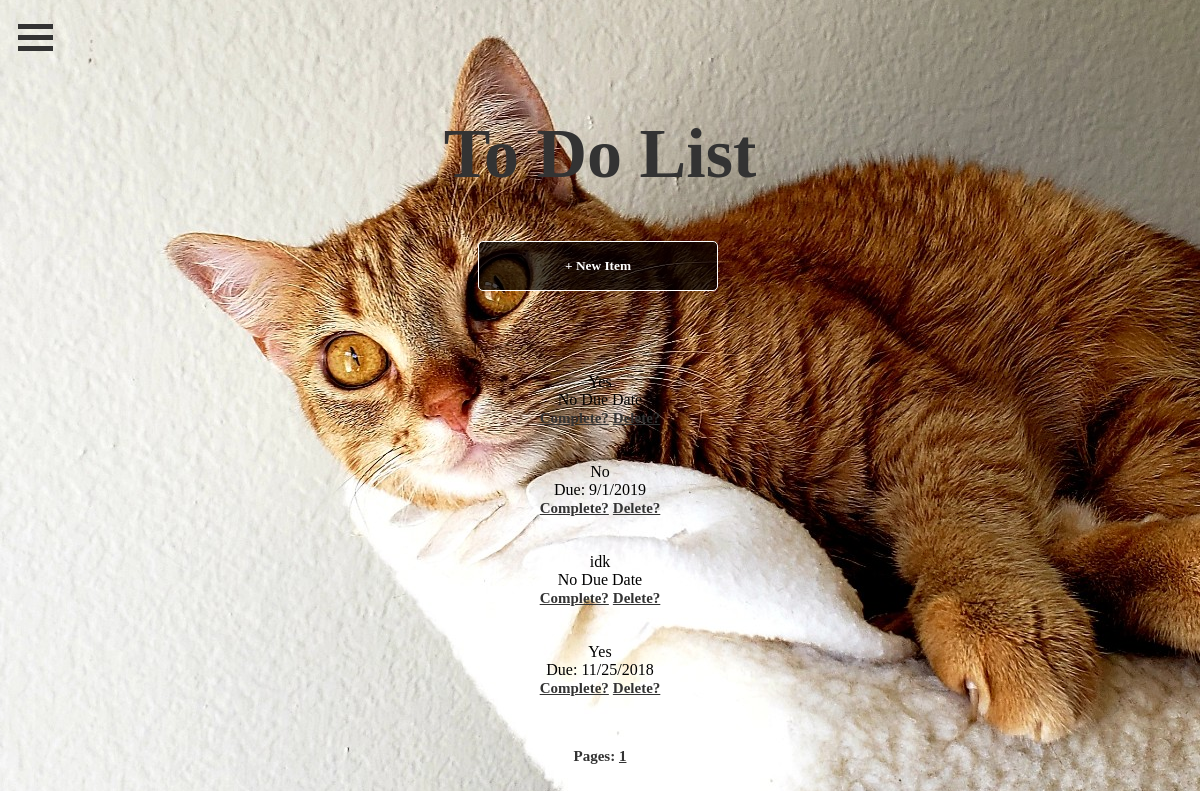
The app's page /todo_list (signed in), older data.
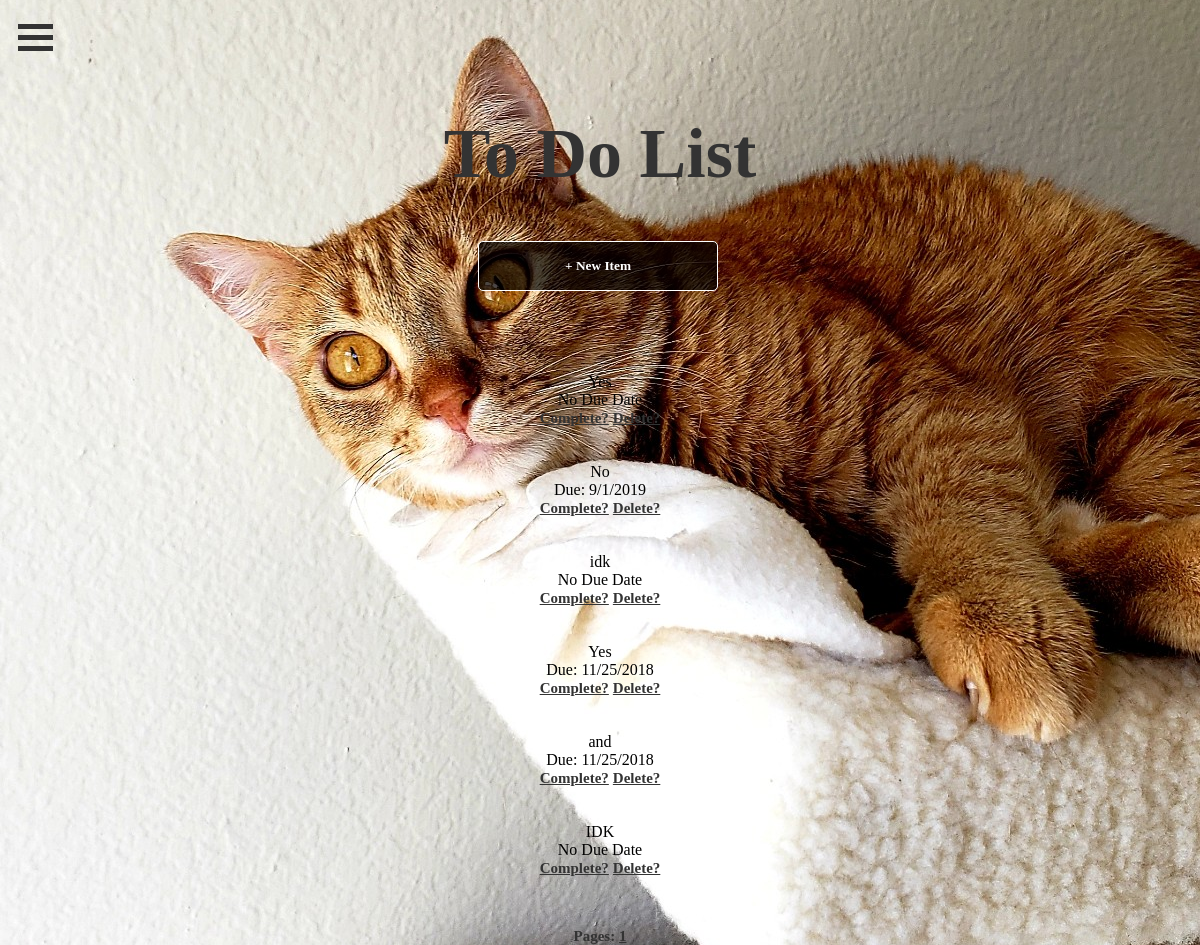
The same page, newer data.
### Application/models.py (models this page shows)
class Task(db.Model):
	id = db.Column(db.Integer, primary_key=True)
	title = db.Column(db.String(20))
	description = db.Column(db.String(200))
	complete = db.Column(db.Boolean, nullable=False, default=False)
	due = db.Column(db.DateTime, nullable=True)
	user = db.Column(db.Integer, db.ForeignKey('user.id'), nullable=False)

### Application/routes.py (the view)
@application.route('/todo_list')
@login_required
def ToDoList():
	page = request.args.get('page', 1, type=int)
	tasks = Task.query.filter_by(author=current_user)\
	.order_by(Task.id.asc())\
	.paginate(page=page, per_page=10)
	return render_template('/todo_list.html', title='ToDoList', tasks=tasks, user=current_user)

### Application/models.py (called while the page is built)
@login_manager.user_loader # loads in user
def load_user(user_id):
	return User.query.get(int(user_id))

### Application/templates/todo_list.html (shortened to what this page needs)
{% extends "layout.html" %}
{% block content %}
<div align="center">
	<h1>To Do List</h1>
	<form method='GET' action ='/task/new'><button href="/task/new" class="myButton">+ New Item</button></form><br><br><br><br>
		{% for task in tasks.items %}
			{% if task.complete==true %}
				<div class="task-block" style="text-decoration: line-through;">
			{% else %}
				<div class="task-block" style="text-decoration: none;">
			{% endif %}
			{{ task.title }}<br>
			{% if task.due != None %}
				Due: {{ task.due.month|string+'/'+task.due.day|string+'/'+ task.due.year|string }}<br>
			{% else %}
				No Due Date<br>
			{% endif %}
			<a href="/task/{{ task.id }}/complete">Complete?</a>
			<a href="/task/{{ task.id }}/delete">Delete?</a>
		</div>
		<br><br>
		{% endfor %}
	<p>
		Pages:
			{% if page_num %}
				{% for page_num in tasks.iter_pages(left_edge=1, right_edge=1, left_current=1, right_current=2) %}
					{% if tasks.page == page_num %}
						<a href="{{ url_for('ToDoList', page=page_num) }}" style="font-weight: bold;">{{ page_num }}</a>
					{% else %}
						<a href="{{ url_for('ToDoList', page=page_num) }}">{{ page_num }}</a>
					{% endif %}
				{% endfor %}
			{% else %}
				<a href="{{ url_for('ToDoList', page=1) }}" style="font-weight: bold;">1</a>
			{% endif %}
	</p>
</div>
{% endblock content %}

### Application/templates/layout.html (shortened to what this page needs)
<!DOCTYPE html>
<html>
<head>
	<link rel="stylesheet" media="screen" href="https://fontlibrary.org/face/now" type="text/css"/>
    <link rel="stylesheet" media="screen" href="{{url_for('static', filename='style.css') }}" type="text/css"/>
</head>
<body>
	<div class="dropdown">
		<button class="dropbtn">
			<div class="container" onclick="myFunction(this)">
  				<div class="bar1"></div>
  				<div class="bar2"></div>
  				<div class="bar3"></div>
			</div>
		</button>
	</div>
   	{% block content %}{% endblock %}
</body>
</html>

### Application/static/style.css (style rules this page uses)
h1 { font-family: 'Now'; font-weight: bold; font-size: 70px; text-align: center; color: #333; }
p { font-family: 'Now'; font-weight: bold; font-style: normal; font-size: 15px; color: #333; }
a { font-family: 'Now'; font-weight: bold; font-style: normal; font-size: 15px; color: #333; }
body { background-image: url(temp.jpg); background-position: center; height: 600px; }
.myButton { border:0.1em solid #FFFFFF; border-radius: 5px; margin:0 0.3em 0 0; padding: 0; box-sizing: border-box; text-decoration:none; font-weight: bolder; color:#FFFFFF; font-family: 'Now'; background: rgba(0,0,0,0.7); text-align:center; transition: all 0.2s; width: 240px; margin-bottom: 10px; height: 50px; -webkit-transition: all 1s ease; white-space: nowrap; }
form { font-family: 'Now'; font-weight: bold; color: #333333; }
.dropbtn { background-color: transparent; padding: 10px; font-size: 20px; border: none; transition: 0.5s ease; }
.dropdown { position: relative; display: inline-block; }
.container { display: inline-block; cursor: pointer; float: right; }
.bar1, .bar2, .bar3 { width: 35px; height: 5px; background-color: #333; margin: 6px 0; transition: 0.4s; }

Row changes from the older to the newer data that the page shows:
added Task: title "and", due.month "11/25/2018"
added Task: title "IDK", shows "No Due Date"
